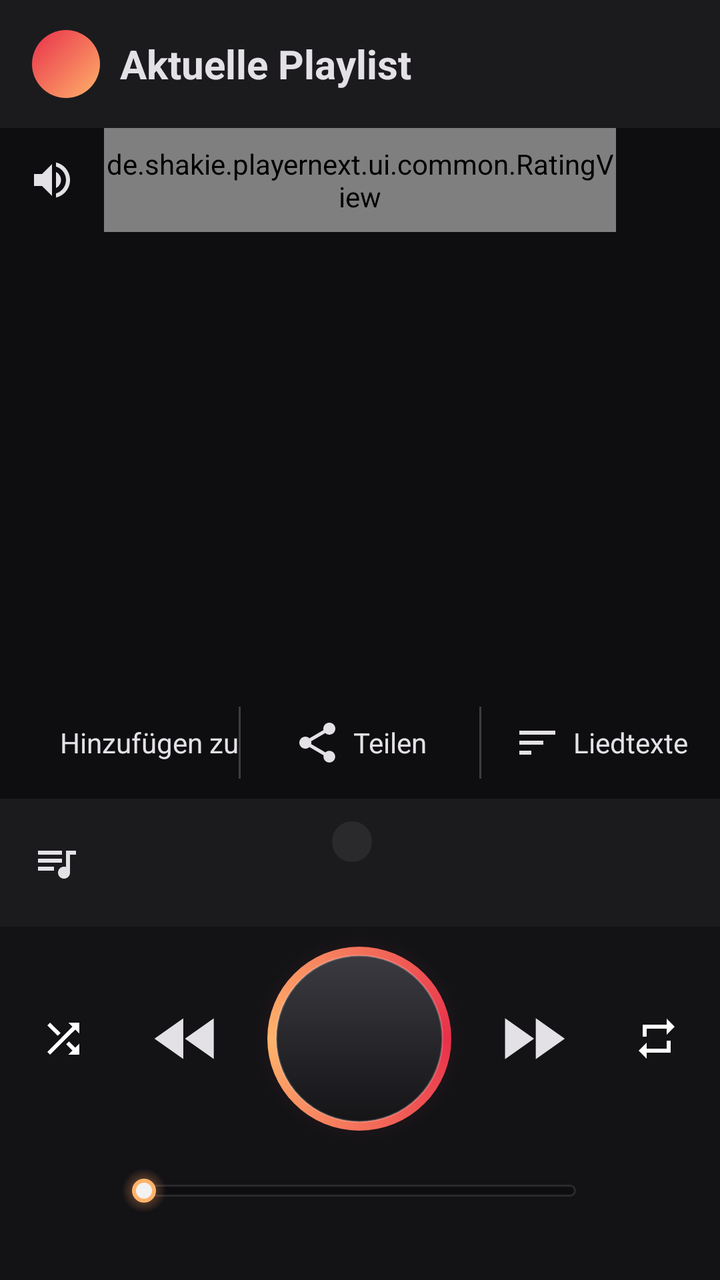
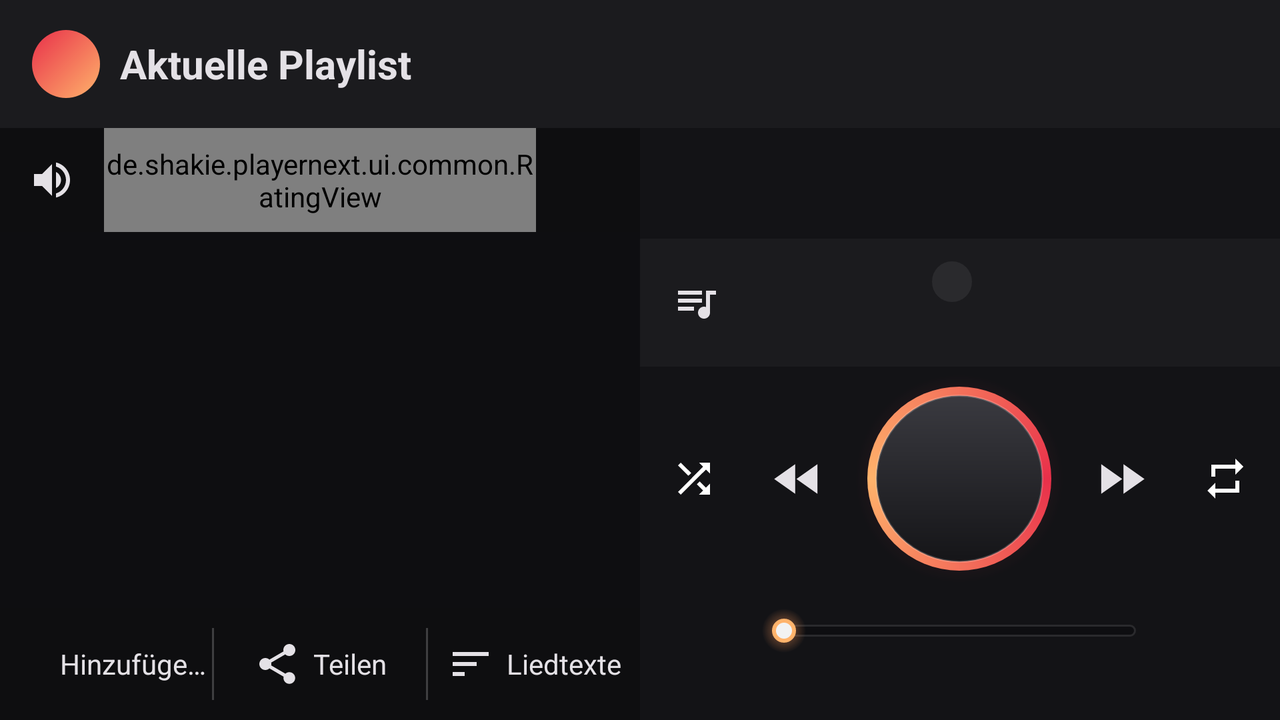

First picture: res/layout/ on a phone held upright. Second picture: the repository's own variant of that layout, on a device whose configuration matches the variant's folder. Source for both follows.
<!-- AndroidManifest.xml: application theme Theme.PlayerNext -->
<!-- res/layout/activity_now_playing.xml -->
<?xml version="1.0" encoding="utf-8"?>
<LinearLayout xmlns:android="http://schemas.android.com/apk/res/android"
    xmlns:app="http://schemas.android.com/apk/res-auto"
    xmlns:tools="http://schemas.android.com/tools"
    android:id="@+id/root"
    android:layout_width="match_parent"
    android:layout_height="match_parent"
    android:background="@color/pn_surface"
    android:orientation="vertical">

    <include layout="@layout/view_np_toolbar" />

    <include
        layout="@layout/view_np_art"
        android:layout_width="match_parent"
        android:layout_height="0dp"
        android:layout_weight="1" />

    <include layout="@layout/view_np_controls" />
</LinearLayout>
<!-- res/layout/view_np_toolbar.xml (included above) -->
<?xml version="1.0" encoding="utf-8"?>
<com.google.android.material.appbar.MaterialToolbar xmlns:android="http://schemas.android.com/apk/res/android"
    xmlns:app="http://schemas.android.com/apk/res-auto"
    xmlns:tools="http://schemas.android.com/tools"
    android:id="@+id/toolbar"
    android:layout_width="match_parent"
    android:layout_height="?attr/actionBarSize"
    android:background="@color/pn_surface_low"
    app:contentInsetStartWithNavigation="0dp"
    app:navigationIcon="@drawable/ic_back"
    app:navigationIconTint="@color/pn_on_surface">

    <LinearLayout
        android:layout_width="wrap_content"
        android:layout_height="match_parent"
        android:gravity="center_vertical"
        android:orientation="horizontal">

        <ImageView
            android:layout_width="34dp"
            android:layout_height="34dp"
            android:background="@drawable/toolbar_icon_background"
            android:padding="7dp"
            android:src="@drawable/ic_play"
            app:tint="@android:color/white"
            tools:ignore="ContentDescription" />

        <TextView
            android:id="@+id/toolbar_title"
            android:layout_width="wrap_content"
            android:layout_height="wrap_content"
            android:layout_marginStart="10dp"
            android:ellipsize="end"
            android:maxLines="1"
            android:text="@string/now_playing"
            android:textColor="@color/pn_on_surface"
            android:textSize="20sp"
            android:textStyle="bold" />
    </LinearLayout>
</com.google.android.material.appbar.MaterialToolbar>
<!-- res/layout/view_np_art.xml (included above) -->
<?xml version="1.0" encoding="utf-8"?>
<FrameLayout xmlns:android="http://schemas.android.com/apk/res/android"
    xmlns:app="http://schemas.android.com/apk/res-auto"
    xmlns:tools="http://schemas.android.com/tools"
    android:id="@+id/art_area"
    android:layout_width="match_parent"
    android:layout_height="match_parent"
    android:background="@color/pn_surface_lowest">

    <ImageView
        android:id="@+id/art_backdrop"
        android:layout_width="match_parent"
        android:layout_height="match_parent"
        android:alpha="0.5"
        android:scaleType="centerCrop"
        tools:ignore="ContentDescription" />

    <androidx.viewpager2.widget.ViewPager2
        android:id="@+id/art_pager"
        android:layout_width="match_parent"
        android:layout_height="match_parent" />

    
    <LinearLayout
        android:id="@+id/overlay_top"
        android:layout_width="match_parent"
        android:layout_height="52dp"
        android:layout_gravity="top"
        android:background="@drawable/header_bar_background"
        android:gravity="center_vertical"
        android:orientation="horizontal">

        <ImageButton
            android:id="@+id/btn_volume"
            android:layout_width="52dp"
            android:layout_height="52dp"
            android:background="@drawable/round_ripple"
            android:contentDescription="@string/volume"
            android:src="@drawable/ic_volume"
            app:tint="@color/pn_on_surface" />

        <de.shakie.playernext.ui.common.RatingView
            android:id="@+id/rating"
            android:layout_width="0dp"
            android:layout_height="match_parent"
            android:layout_weight="1" />

        <ImageButton
            android:id="@+id/btn_overlay_close"
            android:layout_width="52dp"
            android:layout_height="52dp"
            android:background="@drawable/round_ripple"
            android:contentDescription="@string/close"
            android:src="@drawable/ic_close"
            app:tint="@color/pn_on_surface" />
    </LinearLayout>

    <LinearLayout
        android:id="@+id/volume_panel"
        android:layout_width="match_parent"
        android:layout_height="52dp"
        android:layout_gravity="top"
        android:layout_marginTop="52dp"
        android:background="@drawable/header_bar_background"
        android:gravity="center_vertical"
        android:orientation="horizontal"
        android:paddingStart="16dp"
        android:paddingEnd="16dp"
        android:visibility="gone">

        <SeekBar
            android:id="@+id/volume_seek"
            android:layout_width="match_parent"
            android:layout_height="wrap_content"
            android:progressDrawable="@drawable/seek_progress"
            android:thumb="@drawable/seek_thumb" />
    </LinearLayout>

    
    <FrameLayout
        android:id="@+id/lyrics_panel"
        android:layout_width="match_parent"
        android:layout_height="match_parent"
        android:background="#E60E0E11"
        android:visibility="gone">

        <ScrollView
            android:id="@+id/lyrics_scroll"
            android:layout_width="match_parent"
            android:layout_height="match_parent"
            android:scrollbars="none">

            
            <TextView
                android:id="@+id/lyrics_text"
                android:layout_width="match_parent"
                android:layout_height="wrap_content"
                android:gravity="center_horizontal"
                android:lineSpacingMultiplier="1.25"
                android:paddingStart="24dp"
                android:paddingTop="24dp"
                android:paddingEnd="24dp"
                android:paddingBottom="80dp"
                android:textColor="@color/pn_on_surface"
                android:textIsSelectable="true"
                android:textSize="17sp" />
        </ScrollView>

        <ImageButton
            android:id="@+id/lyrics_edit"
            android:layout_width="48dp"
            android:layout_height="48dp"
            android:layout_gravity="top|end"
            android:layout_margin="8dp"
            android:background="@drawable/round_ripple"
            android:contentDescription="@string/lyrics_edit"
            android:src="@drawable/ic_edit"
            app:tint="?attr/pnAccent" />
    </FrameLayout>

    
    <androidx.recyclerview.widget.RecyclerView
        android:id="@+id/queue_list"
        android:layout_width="match_parent"
        android:layout_height="match_parent"
        android:background="@color/pn_surface"
        android:visibility="gone" />

    <TextView
        android:id="@+id/empty"
        android:layout_width="match_parent"
        android:layout_height="wrap_content"
        android:layout_gravity="center"
        android:gravity="center"
        android:text="@string/now_playing_empty"
        android:textColor="@color/pn_on_surface_dim"
        android:visibility="gone" />

    
    <LinearLayout
        android:id="@+id/overlay_bottom"
        android:layout_width="match_parent"
        android:layout_height="56dp"
        android:layout_gravity="bottom"
        android:background="@drawable/header_bar_background"
        android:orientation="horizontal">

        <LinearLayout
            android:id="@+id/btn_add_to"
            style="@style/NowPlayingAction"
            android:layout_width="0dp"
            android:layout_height="match_parent"
            android:layout_weight="1">

            <ImageView style="@style/NowPlayingActionIcon" android:src="@drawable/ic_add" tools:ignore="ContentDescription" />
            <TextView style="@style/NowPlayingActionText" android:text="@string/add_to" />
        </LinearLayout>

        <View android:layout_width="1dp" android:layout_height="match_parent" android:layout_marginTop="10dp" android:layout_marginBottom="10dp" android:background="#33FFFFFF" />

        <LinearLayout
            android:id="@+id/btn_share"
            style="@style/NowPlayingAction"
            android:layout_width="0dp"
            android:layout_height="match_parent"
            android:layout_weight="1">

            <ImageView style="@style/NowPlayingActionIcon" android:src="@drawable/ic_share" tools:ignore="ContentDescription" />
            <TextView style="@style/NowPlayingActionText" android:text="@string/share" />
        </LinearLayout>

        <View android:layout_width="1dp" android:layout_height="match_parent" android:layout_marginTop="10dp" android:layout_marginBottom="10dp" android:background="#33FFFFFF" />

        <LinearLayout
            android:id="@+id/btn_lyrics"
            style="@style/NowPlayingAction"
            android:layout_width="0dp"
            android:layout_height="match_parent"
            android:layout_weight="1">

            <ImageView style="@style/NowPlayingActionIcon" android:src="@drawable/ic_lyrics" tools:ignore="ContentDescription" />
            <TextView style="@style/NowPlayingActionText" android:text="@string/lyrics" />
        </LinearLayout>
    </LinearLayout>
</FrameLayout>
<!-- res/layout/view_np_controls.xml (included above) -->
<?xml version="1.0" encoding="utf-8"?>
<LinearLayout xmlns:android="http://schemas.android.com/apk/res/android"
    xmlns:app="http://schemas.android.com/apk/res-auto"
    android:layout_width="match_parent"
    android:layout_height="wrap_content"
    android:background="@color/pn_surface"
    android:orientation="vertical">

    
    <LinearLayout
        android:layout_width="match_parent"
        android:layout_height="wrap_content"
        android:background="@color/pn_surface_low"
        android:gravity="center_vertical"
        android:minHeight="64dp"
        android:orientation="horizontal">

        <ImageButton
            android:id="@+id/btn_queue"
            android:layout_width="56dp"
            android:layout_height="56dp"
            android:background="@drawable/round_ripple"
            android:contentDescription="@string/queue"
            android:src="@drawable/ic_queue"
            app:tint="@color/pn_on_surface" />

        <LinearLayout
            android:id="@+id/title_box"
            android:layout_width="0dp"
            android:layout_height="wrap_content"
            android:layout_weight="1"
            android:background="@drawable/round_ripple"
            android:gravity="center_horizontal"
            android:orientation="vertical"
            android:paddingTop="6dp"
            android:paddingBottom="6dp">

            <LinearLayout
                android:layout_width="wrap_content"
                android:layout_height="wrap_content"
                android:gravity="center_vertical"
                android:orientation="horizontal">

                <TextView
                    android:id="@+id/position"
                    android:layout_width="wrap_content"
                    android:layout_height="wrap_content"
                    android:layout_marginEnd="8dp"
                    android:background="@drawable/position_pill"
                    android:paddingStart="10dp"
                    android:paddingTop="2dp"
                    android:paddingEnd="10dp"
                    android:paddingBottom="2dp"
                    android:textColor="@color/pn_on_surface_dim"
                    android:textSize="12sp"
                    android:textStyle="bold" />

                <TextView
                    android:id="@+id/title"
                    android:layout_width="wrap_content"
                    android:layout_height="wrap_content"
                    android:ellipsize="marquee"
                    android:marqueeRepeatLimit="marquee_forever"
                    android:singleLine="true"
                    android:textColor="@color/pn_on_surface"
                    android:textSize="18sp"
                    android:textStyle="bold" />
            </LinearLayout>

            <TextView
                android:id="@+id/subtitle"
                android:layout_width="wrap_content"
                android:layout_height="wrap_content"
                android:layout_marginTop="2dp"
                android:ellipsize="end"
                android:maxLines="1"
                android:paddingStart="8dp"
                android:paddingEnd="8dp"
                android:textColor="@color/pn_on_surface_dim"
                android:textSize="14sp" />
        </LinearLayout>

        <ImageButton
            android:id="@+id/btn_info"
            android:layout_width="56dp"
            android:layout_height="56dp"
            android:background="@drawable/round_ripple"
            android:contentDescription="@string/more_options"
            android:src="@drawable/ic_info"
            app:tint="@color/pn_on_surface" />
    </LinearLayout>

    
    <LinearLayout
        android:layout_width="match_parent"
        android:layout_height="112dp"
        android:gravity="center_vertical"
        android:orientation="horizontal"
        android:paddingStart="4dp"
        android:paddingEnd="4dp">

        <ImageButton
            android:id="@+id/btn_shuffle"
            android:layout_width="0dp"
            android:layout_height="56dp"
            android:layout_weight="0.8"
            android:background="@drawable/round_ripple"
            android:contentDescription="@string/shuffle"
            android:src="@drawable/ic_shuffle" />

        <ImageButton
            android:id="@+id/btn_prev"
            android:layout_width="0dp"
            android:layout_height="72dp"
            android:layout_weight="1"
            android:background="@drawable/round_ripple"
            android:contentDescription="@string/previous"
            android:padding="14dp"
            android:scaleType="fitCenter"
            android:src="@drawable/ic_fast_rewind"
            app:tint="@color/pn_on_surface" />

        <FrameLayout
            android:id="@+id/btn_play"
            android:layout_width="104dp"
            android:layout_height="104dp"
            android:background="@drawable/play_button_ring"
            android:clickable="true"
            android:contentDescription="@string/play"
            android:focusable="true"
            android:foreground="@drawable/round_ripple">

            <ImageView
                android:id="@+id/play_icon"
                android:layout_width="44dp"
                android:layout_height="44dp"
                android:layout_gravity="center"
                android:importantForAccessibility="no"
                android:src="@drawable/ic_play"
                app:tint="?attr/pnAccent" />
        </FrameLayout>

        <ImageButton
            android:id="@+id/btn_next"
            android:layout_width="0dp"
            android:layout_height="72dp"
            android:layout_weight="1"
            android:background="@drawable/round_ripple"
            android:contentDescription="@string/next"
            android:padding="14dp"
            android:scaleType="fitCenter"
            android:src="@drawable/ic_fast_forward"
            app:tint="@color/pn_on_surface" />

        <ImageButton
            android:id="@+id/btn_repeat"
            android:layout_width="0dp"
            android:layout_height="56dp"
            android:layout_weight="0.8"
            android:background="@drawable/round_ripple"
            android:contentDescription="@string/repeat"
            android:src="@drawable/ic_repeat" />
    </LinearLayout>

    
    <LinearLayout
        android:layout_width="match_parent"
        android:layout_height="40dp"
        android:gravity="center_vertical"
        android:orientation="horizontal"
        android:paddingStart="12dp"
        android:paddingEnd="12dp">

        <TextView
            android:id="@+id/elapsed"
            android:layout_width="wrap_content"
            android:layout_height="wrap_content"
            android:minWidth="44dp"
            android:textColor="?attr/pnAccent"
            android:textSize="14sp" />

        <SeekBar
            android:id="@+id/seek"
            android:layout_width="0dp"
            android:layout_height="wrap_content"
            android:layout_weight="1"
            android:max="1000"
            android:progressDrawable="@drawable/seek_progress"
            android:splitTrack="false"
            android:thumb="@drawable/seek_thumb" />

        <TextView
            android:id="@+id/total"
            android:layout_width="wrap_content"
            android:layout_height="wrap_content"
            android:gravity="end"
            android:minWidth="44dp"
            android:textColor="@color/pn_on_surface_dim"
            android:textSize="14sp" />
    </LinearLayout>

    <TextView
        android:id="@+id/chapter"
        android:layout_width="match_parent"
        android:layout_height="wrap_content"
        android:background="?android:attr/selectableItemBackground"
        android:ellipsize="end"
        android:gravity="center"
        android:maxLines="1"
        android:paddingStart="16dp"
        android:paddingTop="4dp"
        android:paddingEnd="16dp"
        android:paddingBottom="4dp"
        android:textColor="?attr/pnAccent"
        android:textSize="13sp"
        android:textStyle="bold"
        android:visibility="gone" />

    <TextView
        android:id="@+id/format"
        android:layout_width="match_parent"
        android:layout_height="wrap_content"
        android:gravity="center"
        android:paddingBottom="10dp"
        android:textColor="@color/pn_on_surface_faint"
        android:textSize="11sp" />
</LinearLayout>
<!-- resources referenced by this layout -->
<resources>
  <color name="pn_on_surface">#E4E1E6</color>
  <color name="pn_on_surface_dim">#A9A5AD</color>
  <color name="pn_on_surface_faint">#77737B</color>
  <color name="pn_surface">#131316</color>
  <color name="pn_surface_low">#1B1B1E</color>
  <color name="pn_surface_lowest">#0E0E11</color>
  <!-- drawable header_bar_background (drawable) -->
  <?xml version="1.0" encoding="utf-8"?>
  <shape xmlns:android="http://schemas.android.com/apk/res/android" android:shape="rectangle">
      <solid android:color="#CC0E0E11" />
  </shape>
  <!-- drawable position_pill (drawable) -->
  <?xml version="1.0" encoding="utf-8"?>
  <shape xmlns:android="http://schemas.android.com/apk/res/android" android:shape="rectangle">
      <solid android:color="@color/pn_surface_high" />
      <corners android:radius="999dp" />
  </shape>
  <!-- drawable round_ripple (drawable) -->
  <?xml version="1.0" encoding="utf-8"?>
  <ripple xmlns:android="http://schemas.android.com/apk/res/android" android:color="#33FFFFFF" android:radius="24dp" />
  <!-- drawable toolbar_icon_background (drawable) -->
  <?xml version="1.0" encoding="utf-8"?>
  <shape xmlns:android="http://schemas.android.com/apk/res/android" android:shape="oval">
      <gradient android:angle="315" android:startColor="@color/pn_logo_red" android:endColor="?attr/pnAccent" />
  </shape>
  <string name="add_to">Hinzufügen zu</string>
  <string name="close">Schließen</string>
  <string name="lyrics">Liedtexte</string>
  <string name="lyrics_edit">Liedtext bearbeiten</string>
  <string name="more_options">Weitere Optionen</string>
  <string name="next">Weiter</string>
  <string name="now_playing">Aktuelle Playlist</string>
  <string name="now_playing_empty">Nichts in der Warteschlange</string>
  <string name="play">Wiedergabe</string>
  <string name="previous">Zurück</string>
  <string name="queue">Warteschlange</string>
  <string name="repeat">Wiederholen</string>
  <string name="share">Teilen</string>
  <string name="shuffle">Zufallswiedergabe</string>
  <string name="volume">Lautstärke</string>
  <style name="NowPlayingAction">
          <item name="android:background">@drawable/round_ripple</item>
          <item name="android:gravity">center</item>
          <item name="android:orientation">horizontal</item>
          <item name="android:clickable">true</item>
          <item name="android:focusable">true</item>
      </style>
  <style name="NowPlayingActionIcon">
          <item name="android:layout_width">24dp</item>
          <item name="android:layout_height">24dp</item>
          <item name="tint">@color/pn_on_surface</item>
      </style>
  <color name="pn_logo_red">#E8304A</color>
  <color name="pn_surface_high">#2A2A2D</color>
  <color name="pn_primary">#FFB36B</color>
  <color name="pn_on_primary">#321100</color>
  <color name="pn_active_bg">#2B1A12</color>
  <color name="pn_primary_strong">#FF7A3D</color>
  <color name="pn_secondary">#FFD08A</color>
  <color name="pn_surface_highest">#343438</color>
  <color name="pn_outline">#B98C70</color>
  <color name="pn_outline_variant">#63422F</color>
  <style name="Widget.PlayerNext.PopupMenu" parent="Widget.Material3.PopupMenu">
          <item name="android:popupBackground">@drawable/popup_background</item>
      </style>
  <style name="Widget.PlayerNext.Toolbar" parent="Widget.Material3.Toolbar">
          <item name="android:background">@color/pn_surface_low</item>
          <item name="titleTextColor">@color/pn_on_surface</item>
      </style>
  <!-- drawable popup_background (drawable) -->
  <?xml version="1.0" encoding="utf-8"?>
  <shape xmlns:android="http://schemas.android.com/apk/res/android" android:shape="rectangle">
      <solid android:color="@color/pn_surface_high" />
      <corners android:radius="10dp" />
      <stroke android:width="1dp" android:color="#22FFFFFF" />
  </shape>
  <!-- some entries are left out for length -->
</resources>
<!-- res/layout-land/activity_now_playing.xml (the repository's variant of the layout above) -->
<!-- drawn on the phone turned sideways -->
<?xml version="1.0" encoding="utf-8"?>
<LinearLayout xmlns:android="http://schemas.android.com/apk/res/android"
    android:id="@+id/root"
    android:layout_width="match_parent"
    android:layout_height="match_parent"
    android:background="@color/pn_surface"
    android:orientation="vertical">

    <include layout="@layout/view_np_toolbar" />

    <LinearLayout
        android:layout_width="match_parent"
        android:layout_height="0dp"
        android:layout_weight="1"
        android:orientation="horizontal">

        <include
            layout="@layout/view_np_art"
            android:layout_width="0dp"
            android:layout_height="match_parent"
            android:layout_weight="1" />

        <LinearLayout
            android:layout_width="0dp"
            android:layout_height="match_parent"
            android:layout_weight="1"
            android:gravity="bottom"
            android:orientation="vertical">

            <include layout="@layout/view_np_controls" />
        </LinearLayout>
    </LinearLayout>
</LinearLayout>
